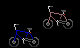

The image is a tile-based game level rendered from a .tmx file. Its description and complete source (layers, tilesets, objects, tile grids) follow:
An orthogonal 5x3 tile map with 16x16 px tiles, 3 tile layers (Buildings, Front, Paths), 2 tilesets.

<map version="1.10" tiledversion="1.11.2" orientation="orthogonal" renderorder="right-down" width="5" height="3" tilewidth="16" tileheight="16" infinite="0" nextlayerid="7" nextobjectid="1">
 <tileset firstgid="1" name="spring_ChristopherHouseTilesheet" tilewidth="16" tileheight="16" tilecount="56" columns="8">
  <image source="spring_ChristopherHouseTilesheet.png" width="128" height="112" />
 </tileset>
 <tileset firstgid="57" name="chrisBiketourTiles" tilewidth="16" tileheight="16" tilecount="400" columns="25">
  <image source="chrisBiketourTiles.png" width="400" height="256" />
 </tileset>
 <layer id="1" name="Buildings" width="5" height="3">
  <data encoding="csv">
0,0,0,0,0,
0,0,410,411,412,
33,34,35,0,0
</data>
 </layer>
 <objectgroup id="2" name="Buildings" />
 <layer id="3" name="Front" width="5" height="3">
  <data encoding="csv">
0,0,385,386,387,
25,26,27,0,0,
0,0,0,0,0
</data>
 </layer>
 <objectgroup id="4" name="Front" />
 <layer id="5" name="Paths" width="5" height="3">
  <data encoding="csv">
0,0,0,0,0,
0,0,0,0,0,
0,0,0,0,0
</data>
 </layer>
 <objectgroup id="6" name="Paths" />
</map>
